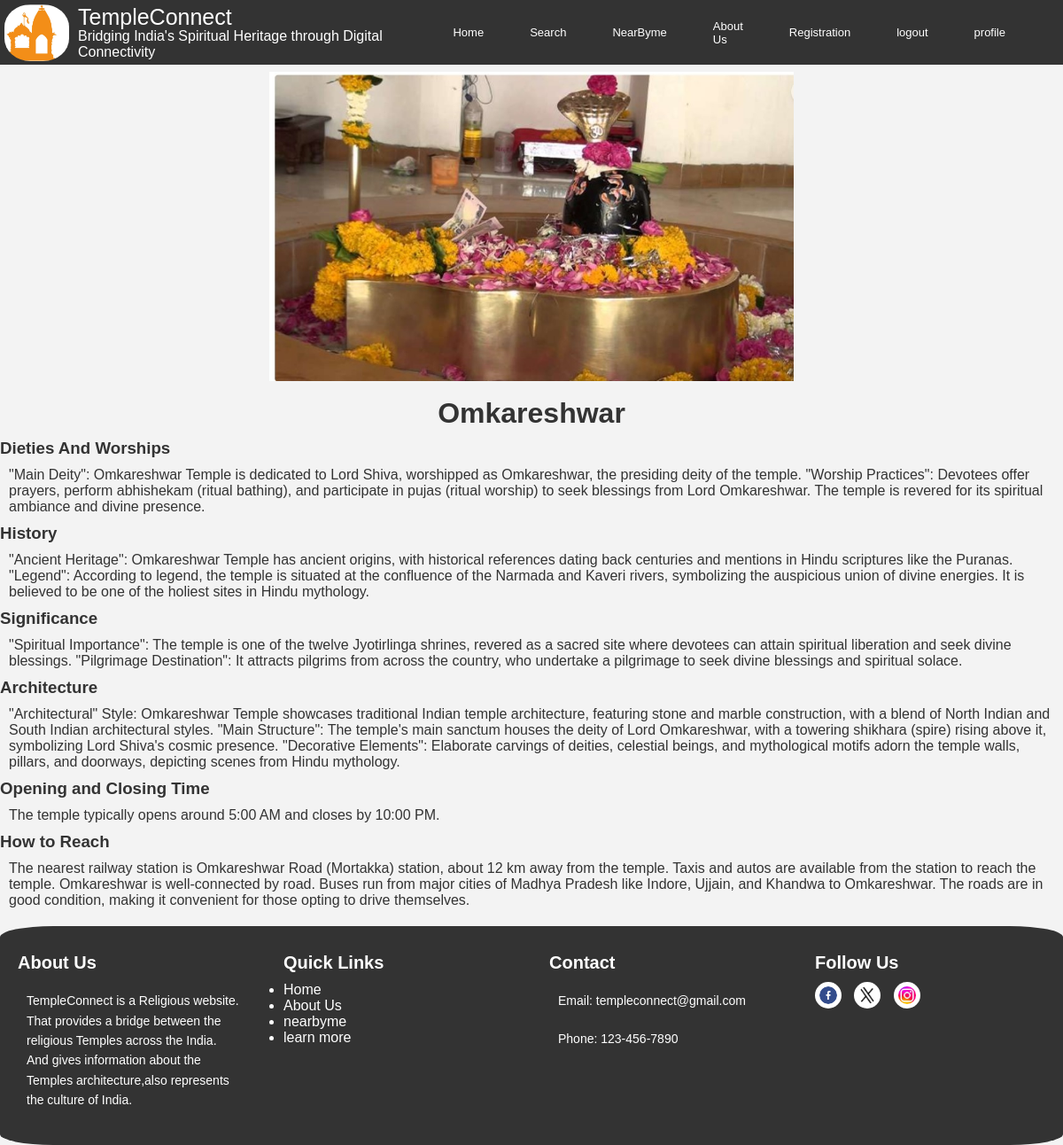
The app's page /temple?name=Omkareshwar (signed in) with its own data.
### core/models.py (models this page shows)
class Temple(models.Model):
    name = models.CharField(max_length = 100)
    city = models.CharField(max_length=100)
    state = models.CharField(max_length=100)
    image = models.ImageField(upload_to='temple_images')
    short_description = models.CharField(max_length = 100 , null=True, default ="ॐ नमः शिवाय")
    description =models.TextField()
    history =models.TextField(null=True, blank=True)
    significance =models.TextField(null=True, blank=True)
    architecture =models.TextField(null=True, blank=True)
    opening_closing_time = models.CharField(max_length=500, null=True, blank=True)
    howtoreach=models.TextField(null=True,blank=True)
    address = models.CharField(max_length=300,null=True)
    latitude = models.FloatField(null=True ,blank=True)
    longitude = models.FloatField(null=True,blank = True)
    def __str__(self):
        return self.name

### core/views.py (the view)
# urls.py: path('temple', views.temple_info),
@login_required(login_url="register/")
def temple_info(request):
    name = request.GET.get("name")
    print(name)
    temple = Temple.objects.filter(name=name).first()
    print(temple)
    return render(request, "info.html", {'temple':temple})

### templates/info.html (shortened to what this page needs)
{% extends 'base.html'%}
{% load static %}
{% block start %}
<!DOCTYPE html>
<html lang="en">
<head>
</head>
<body>
    <div class="image">
        <img src="{{temple.image.url}}" alt="">
    </div>
    <h1>{{temple.name}}</h1>
    <h3>Dieties And Worships</h3>
    <p>{{temple.description}}</p>
    <h3>History</h3>
    <p>{{temple.history}}</p>
    <h3>Significance</h3>
    <p>{{temple.significance}}</p>
    <h3>Architecture</h3>
    <p>{{temple.architecture}}</p>
    <h3>Opening and Closing Time</h3>
    <p>{{temple.opening_closing_time}}</p>
    <h3>How to Reach</h3>
    <p>{{temple.howtoreach}}</p>
</body>
</html>
{% endblock %}

### static/css/temples.css (style rules this page uses)
* { margin: 0px; padding: 0px; font-family: 'Lucida Sans', 'Lucida Sans Regular', 'Lucida Grande', 'Lucida Sans Unicode', Geneva, Verdana, sans-serif; box-sizing: border-box; }

### templates/info.html (style rules this page uses)
body { background-color: #f3f3f3; color: #333; }
.image { margin: 8px; position: relative; overflow: hidden; border-radius: 8px; display: flex; justify-content: center; align-items: center; }
.image img { display: block; width: 50%; height: 50%; transition: transform 0.3s ease-in-out; }
h1, p { margin: 0; padding: 10px; }
h1 { text-align: center; }

### records on screen
Temple: image (picture), name "Omkareshwar", description "\"Main Deity\": Omkareshwar Temple is dedicated to Lord Shiva, worshipped as Omkareshwar, the presiding deity of the temple. \"Worship Practices\": Devotees offer prayers, perform abhishekam (ritual bathing), and participate in pujas (ritual worship) to seek blessings from Lord Omkareshwar. The temple is revered for its spiritual ambiance and divine presence.", history "\"Ancient Heritage\": Omkareshwar Temple has ancient origins, with historical references dating back centuries and mentions in Hindu scriptures like the Puranas. \"Legend\": According to legend, the temple is situated at the confluence of the Narmada and Kaveri rivers, symbolizing the auspicious union of divine energies. It is believed to be one of the holiest sites in Hindu mythology.", significance "\"Spiritual Importance\": The temple is one of the twelve Jyotirlinga shrines, revered as a sacred site where devotees can attain spiritual liberation and seek divine blessings. \"Pilgrimage Destination\": It attracts pilgrims from across the country, who undertake a pilgrimage to seek divine blessings and spiritual solace.", architecture "\"Architectural\" Style: Omkareshwar Temple showcases traditional Indian temple architecture, featuring stone and marble construction, with a blend of North Indian and South Indian architectural styles. \"Main Structure\": The temple's main sanctum houses the deity of Lord Omkareshwar, with a towering shikhara (spire) rising above it, symbolizing Lord Shiva's cosmic presence. \"Decorative Elements\": Elaborate carvings of deities, celestial beings, and mythological motifs adorn the temple walls, pillars, and doorways, depicting scenes from Hindu mythology.", opening_closing_time "The temple typically opens around 5:00 AM and closes by 10:00 PM.", howtoreach "The nearest railway station is Omkareshwar Road (Mortakka) station, about 12 km away from the temple. Taxis and autos are available from the station to reach the temple. Omkareshwar is well-connected by road. Buses run from major cities of Madhya Pradesh like Indore, Ujjain, and Khandwa to Omkareshwar. The roads are in good condition, making it convenient for those opting to drive themselves."
